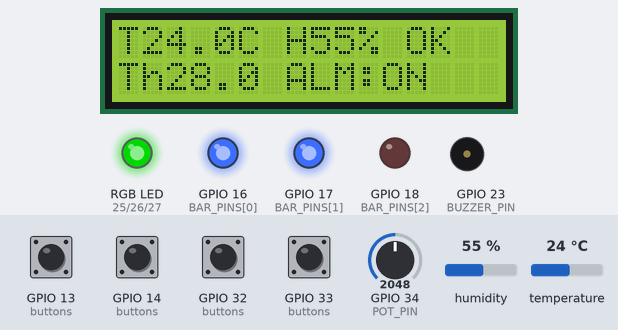
This sketch was run on a simulated ESP32. Shown: 16×2 character LCD, an RGB LED mixed from three pins (HIGH = lit), output pins drawn as LEDs (lit = HIGH), buzzer (waves = sounding). Dashed ring = blinking. The test bench sets the inputs (shaded band); at power-on: GPIO 13 (buttons), GPIO 14 (buttons), GPIO 32 (buttons), GPIO 33 (buttons) HIGH, temperature 24 °C, GPIO 34 (POT_PIN) = 2048, humidity 55 % (analog values on the 0–4095 scale). Dim RGB values are drawn brighter than linear; what the sketch prints to the serial monitor is not drawn.

Above: at 2.3 s.
2.4 s: temperature set to 27.2 °C
At 4.8 s:
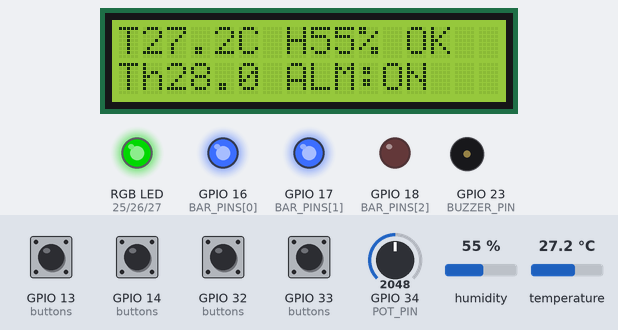
5.5 s: temperature set to 28.4 °C
At 8.5 s:
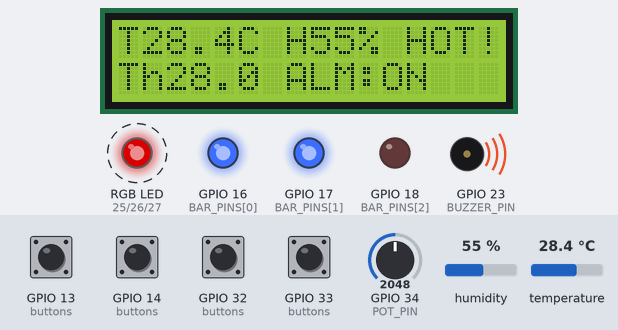
10.6 s: GPIO 13 (buttons) pulled LOW for 0.15 s
At 10.98 s:
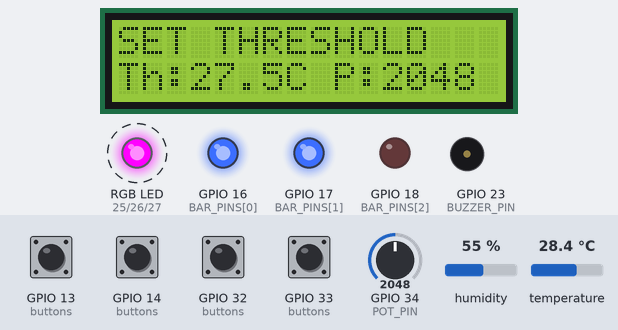
11.3 s: GPIO 14 (buttons) pulled LOW for 0.15 s
At 11.48 s:
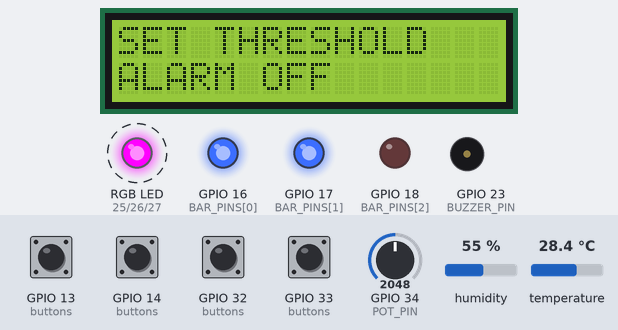
12.0 s: GPIO 13 (buttons) pulled LOW for 1 s
At 12.7 s:
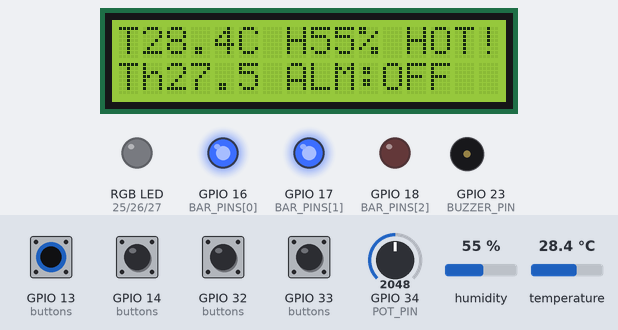
14.8 s: temperature set to 27.1 °C
At 17.0 s:
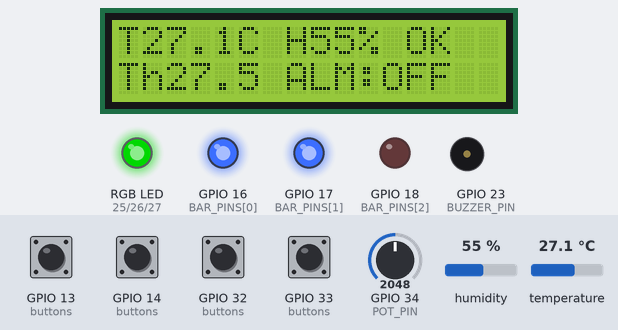
Timing chart, 0 to 18.5 s (numbered marks = the images above; inputs shaded):
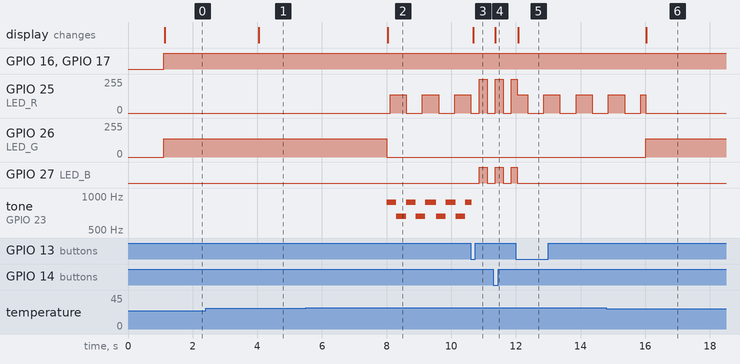

The sketch:

sketch.ino
```cpp
/*
 * 5주차 종합과제  스마트 온습도 경보 무드등  — 완성 코드 (ESP32 DevKitC V4)
 * 센서 선택 (SENSOR_MODE) : 0 DHT11(실물) / 1 DHT22(Wokwi)
 * GPIO34~39 는 내부 풀업이 없으므로 버튼에 사용하지 말 것
 * analogWrite()·tone() 모두 LEDC 사용 → Arduino-ESP32 코어 3.x 권장
 * I2C LCD 16x2 : SDA GPIO21, SCL GPIO22, VCC 5V(VIN), 주소 0x27
 */
#define SENSOR_MODE 1          // 0: DHT11(실물)  1: DHT22(Wokwi)

#include <DHT.h>
#define DHT_PIN 4
#if SENSOR_MODE == 0
  DHT dht(DHT_PIN, DHT11);
#else
  DHT dht(DHT_PIN, DHT22);
#endif

// ---------- I2C LCD 16x2 (ESP32 기본 I2C: SDA 21, SCL 22) ----------
#include <Wire.h>
#include <LiquidCrystal_I2C.h>
LiquidCrystal_I2C lcd(0x27, 16, 2);       // 화면이 안 나오면 주소를 0x3F 로 바꿔 본다

// ---------- 핀 ----------
const int POT_PIN = 34;
const int LED_R = 25, LED_G = 26, LED_B = 27;
const int BAR_PINS[3] = {16, 17, 18};
const int BUZZER_PIN = 23;
const int BTN_MODE = 13, BTN_ALARM = 14, BTN_REPORT = 32, BTN_RESET = 33;

// ---------- 설정값 ----------
const int   ADC_MAX = 4095;
const float COLD_T = 20.0;              // 이 온도 미만 = 저온(파랑)
const float DEFAULT_THRESHOLD = 28.0;   // 고온 경보 임계값 기본
const float TH_MIN = 20.0, TH_MAX = 35.0;
const unsigned long SENSOR_MS = 2000;   // DHT11 은 1초 이상 간격 필요
const unsigned long LCD_MS = 500;       // LCD 갱신 주기 (I2C 전송에 수 ms 걸리므로 매 loop 갱신 X)
const unsigned long MSG_MS = 1500;      // 버튼 메시지 표시 시간

// ---------- 상태 ----------
enum Mode { MODE_NORMAL, MODE_SET };
enum EnvState { ENV_ERROR, ENV_COLD, ENV_COMFORT, ENV_HOT };
const char* ENV_NAME[] = {"센서오류", "저온", "쾌적", "고온"};
const char* ENV_CODE[] = {"ERR", "COLD", "OK", "HOT!"};   // LCD 는 한글 표시 불가 → 영문

Mode mode = MODE_NORMAL;
EnvState env = ENV_ERROR;
float temperature = NAN, humidity = NAN;
float threshold = DEFAULT_THRESHOLD;
bool alarmEnabled = true;
int potAdc = 0, brightness = 255;

unsigned long lastSensorMs = 0, lastPotMs = 0, lastBlinkMs = 0, lastSirenMs = 0;
bool blinkOn = false, sirenHigh = false, sirenActive = false;

unsigned long lastLcdMs = 0, msgStartMs = 0;
bool lcdDirty = true, msgActive = false;
char msgText[17] = "";

// ---------- 버튼 (디바운스) ----------
struct Button { int pin; bool stable; bool lastRead; unsigned long changedMs; };
Button buttons[4] = {
  {BTN_MODE, HIGH, HIGH, 0}, {BTN_ALARM, HIGH, HIGH, 0},
  {BTN_REPORT, HIGH, HIGH, 0}, {BTN_RESET, HIGH, HIGH, 0}
};
bool pressed(Button &b) {
  bool r = digitalRead(b.pin);
  if (r != b.lastRead) { b.lastRead = r; b.changedMs = millis(); }
  if (millis() - b.changedMs > 30 && r != b.stable) {
    b.stable = r;
    return b.stable == LOW;
  }
  return false;
}

// ---------- 센서 ----------
void readSensor() {
  humidity = dht.readHumidity();
  temperature = dht.readTemperature();
  if (isnan(temperature) || isnan(humidity)) env = ENV_ERROR;
  else if (temperature < COLD_T)             env = ENV_COLD;
  else if (temperature < threshold)          env = ENV_COMFORT;
  else                                       env = ENV_HOT;
}

void report() {
  Serial.print(F("T="));
  if (isnan(temperature)) Serial.print(F("--")); else Serial.print(temperature, 1);
  Serial.print(F("C H="));
  if (isnan(humidity)) Serial.print(F("--")); else Serial.print(humidity, 0);
  Serial.print(F("% | 상태=")); Serial.print(ENV_NAME[env]);
  Serial.print(F(" | 임계=")); Serial.print(threshold, 1);
  Serial.print(F("C | 경보=")); Serial.print(alarmEnabled ? F("ON") : F("OFF"));
  Serial.print(F(" | 모드=")); Serial.print(mode == MODE_NORMAL ? F("NORMAL") : F("SET"));
  Serial.print(F(" | POT=")); Serial.print(potAdc);
  Serial.print(F(" 밝기PWM=")); Serial.println(brightness);
}

// ---------- 출력 ----------
void setRGB(int r, int g, int b) {
  analogWrite(LED_R, r); analogWrite(LED_G, g); analogWrite(LED_B, b);
}

void updateStatusLed() {
  if (mode == MODE_SET) {                       // 설정 모드: 보라색(R+B) 빠른 점멸
    setRGB(blinkOn ? 255 : 0, 0, blinkOn ? 255 : 0);
    return;
  }
  switch (env) {
    case ENV_ERROR:   setRGB(0, 0, blinkOn ? brightness : 0); break;
    case ENV_COLD:    setRGB(0, 0, brightness);               break;
    case ENV_COMFORT: setRGB(0, brightness, 0);               break;
    case ENV_HOT:     setRGB(blinkOn ? brightness : 0, 0, 0); break;
  }
}

void updateHumidityBar() {
  int n = 0;
  if (!isnan(humidity)) n = (humidity < 40) ? 1 : (humidity <= 60) ? 2 : 3;
  for (int i = 0; i < 3; i++) digitalWrite(BAR_PINS[i], i < n ? HIGH : LOW);
}

void updateSiren(unsigned long now) {
  bool need = (mode == MODE_NORMAL && env == ENV_HOT && alarmEnabled);
  if (!need) {
    if (sirenActive) { noTone(BUZZER_PIN); sirenActive = false; }
    return;
  }
  if (!sirenActive || now - lastSirenMs >= 300) {   // 880/660 Hz 교대 사이렌
    lastSirenMs = now;
    sirenHigh = !sirenHigh;
    tone(BUZZER_PIN, sirenHigh ? 880 : 660);
    sirenActive = true;
  }
}

// ---------- LCD 표시 ----------
void lcdBegin() {
#if SENSOR_MODE == 2
  lcd.begin(16, 2); lcd.setBacklight(1);
#else
  lcd.init(); lcd.backlight();
#endif
}

void lcdLine(uint8_t row, const char* text) {     // 16칸을 공백으로 채워 덮어쓰기 (clear 깜빡임 방지)
  char buf[17];
  snprintf(buf, sizeof(buf), "%-16s", text);
  lcd.setCursor(0, row);
  lcd.print(buf);
}

void showMessage(const char* text) {              // 2번째 줄에 1.5초간 메시지
  strncpy(msgText, text, 16); msgText[16] = '\0';
  msgActive = true; msgStartMs = millis(); lcdDirty = true;
}

void updateLcd(unsigned long now) {
  if (msgActive && now - msgStartMs >= MSG_MS) { msgActive = false; lcdDirty = true; }
  if (!lcdDirty && now - lastLcdMs < LCD_MS) return;
  lastLcdMs = now; lcdDirty = false;

  char l1[17], l2[17], t[8], th[8];
  dtostrf(threshold, 4, 1, th);
  if (mode == MODE_SET) {                         // SET 모드 화면
    snprintf(l1, sizeof(l1), "SET THRESHOLD");
    snprintf(l2, sizeof(l2), "Th:%sC P:%d", th, potAdc);
  } else {                                        // NORMAL 모드 화면
    if (isnan(temperature) || isnan(humidity)) {
      snprintf(l1, sizeof(l1), "T--.-C H--%% %s", ENV_CODE[env]);
    } else {
      dtostrf(temperature, 4, 1, t);
      snprintf(l1, sizeof(l1), "T%sC H%d%% %s", t, (int)humidity, ENV_CODE[env]);
    }
    snprintf(l2, sizeof(l2), "Th%s ALM:%s", th, alarmEnabled ? "ON" : "OFF");
  }
  lcdLine(0, l1);
  lcdLine(1, msgActive ? msgText : l2);
}

void resetAll() {
  mode = MODE_NORMAL;
  threshold = DEFAULT_THRESHOLD;
  alarmEnabled = true;
  noTone(BUZZER_PIN); sirenActive = false;
  readSensor();
  Serial.println(F("# 초기화 완료"));
  report();
  showMessage("RESET Th 28.0");
}

void setup() {
  Serial.begin(115200);
  for (int i = 0; i < 3; i++) pinMode(BAR_PINS[i], OUTPUT);
  for (int i = 0; i < 4; i++) pinMode(buttons[i].pin, INPUT_PULLUP);
  analogReadResolution(12);
  dht.begin();
  Serial.println(F("# 5주차 종합과제: 스마트 온습도 경보 무드등 (ESP32)"));
  lcdBegin();
  lcdLine(0, "Smart Env Lamp");
  lcdLine(1, "Week5 ADC+DHT");
  delay(1000);                 // 센서 안정화 + 시작 화면 (setup 에서만 사용)
  readSensor(); report();
}

void loop() {
  unsigned long now = millis();

  // 1) 버튼
  if (pressed(buttons[0])) {
    mode = (mode == MODE_NORMAL) ? MODE_SET : MODE_NORMAL;
    Serial.print(F("# 모드 -> ")); Serial.println(mode == MODE_NORMAL ? F("NORMAL") : F("SET"));
    if (mode == MODE_NORMAL) { readSensor(); report(); showMessage("SAVED"); }   // 새 임계값으로 재판정
    lcdDirty = true;
  }
  if (pressed(buttons[1])) {
    alarmEnabled = !alarmEnabled;
    Serial.print(F("# 경보음 ")); Serial.println(alarmEnabled ? F("ON") : F("OFF"));
    showMessage(alarmEnabled ? "ALARM ON" : "ALARM OFF");
  }
  if (pressed(buttons[2])) { readSensor(); report(); lastSensorMs = now; showMessage("MEASURED"); }
  if (pressed(buttons[3])) resetAll();

  // 2) 가변저항(ADC) : 모드에 따라 역할이 달라짐
  if (now - lastPotMs >= 50) {
    lastPotMs = now;
    potAdc = analogRead(POT_PIN);
    if (mode == MODE_NORMAL) {
      brightness = map(potAdc, 0, ADC_MAX, 20, 255);
    } else {
      // 20.0 ~ 35.0 °C, 0.5 °C 단위 → ADC 를 31단계로 다시 양자화
      float newTh = TH_MIN + (long)potAdc * 31 / (ADC_MAX + 1) * 0.5;
      if (newTh != threshold) {
        threshold = newTh;
        Serial.print(F("# 임계값 = ")); Serial.print(threshold, 1); Serial.println(F(" C"));
        lcdDirty = true;
      }
    }
  }

  // 3) 센서 주기 측정
  if (now - lastSensorMs >= SENSOR_MS) {
    lastSensorMs = now;
    readSensor();
    report();
    lcdDirty = true;
  }

  // 4) 점멸 타이밍 (설정모드 250ms, 그 외 500ms → 1초 주기)
  unsigned long blinkMs = (mode == MODE_SET) ? 250 : 500;
  if (now - lastBlinkMs >= blinkMs) { lastBlinkMs = now; blinkOn = !blinkOn; }

  // 5) 출력 (LED · 습도바 · 사이렌 · LCD)
  updateStatusLed();
  updateHumidityBar();
  updateSiren(now);
  updateLcd(now);
}
```

Measured:
- the behaviour switches between 27.9 and 28 °C on temperature (found by bisection; images 1 and 2)
- the behaviour switches between 27.5 and 27.4 °C on temperature (found by bisection; images 5 and 6)
- after the input at 2.4 s, the display: changes after 1.6 s (image 1)
- after the input at 5.5 s, GPIO 25 (LED_R): alternates 137/255 for 0.50 s and 0/255 for 0.50 s, starting after 2.6 s; GPIO 26 (LED_G): 137/255 → 0/255 after 2.5 s; tone on GPIO 23 (BUZZER_PIN): alternates 880 Hz for 0.30 s and 660 Hz for 0.30 s, starting after 2.5 s; the display: changes after 2.5 s (image 2)
- after the input at 10.6 s, GPIO 27 (LED_B): LOW → HIGH after 0.26 s, → LOW 0.25 s later; the display: changes after 0.09 s (image 3)
- after the input at 11.3 s, the display: changes after 0.06 s (image 4)
- after the input at 12.0 s, the display: changes after 0.07 s (image 5)
- after the input at 14.8 s, GPIO 26 (LED_G): 0/255 → 137/255 after 1.2 s; the display: changes after 1.2 s (image 6)
